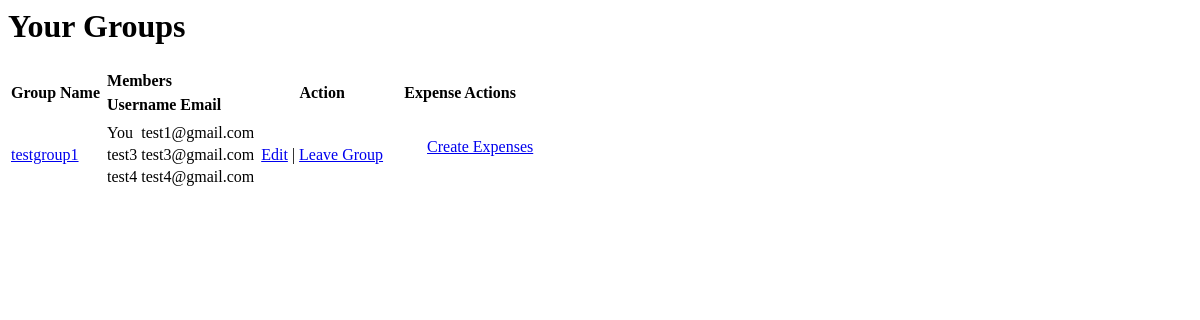
Before: /groups/view_groups (signed in) with the older database file.
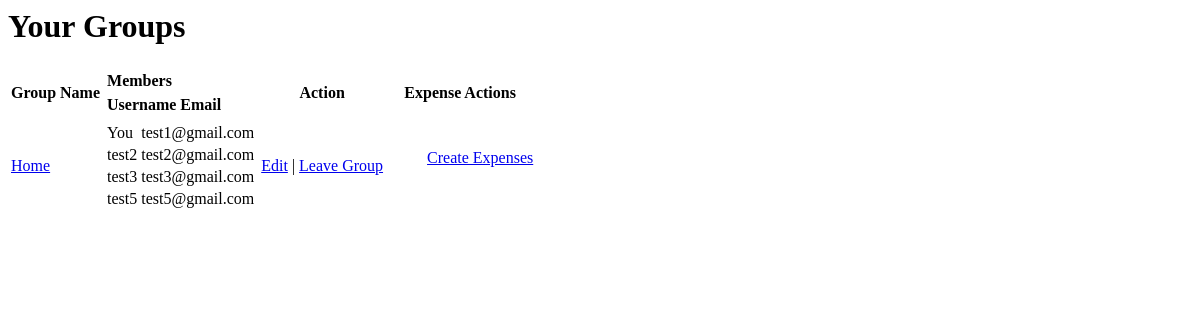
After: the same page with the newer database file.
### Groups/models.py (models this page shows)
class Group(models.Model):
    group_name = models.CharField(max_length=50)
    members = models.ManyToManyField(User, related_name='group_members', blank=True)
    created_by = models.ForeignKey(User, on_delete=models.CASCADE)

### Authentications/models.py (models this page shows)
class User(AbstractBaseUser):
    username = models.CharField(max_length=50, blank=True)
    email = models.EmailField(unique=True)
    friends = models.ManyToManyField('self', symmetrical=True, blank=True)
    objects = CustomUserManager()
    USERNAME_FIELD = 'email'

### Groups/views.py (the view)
# urls.py: path('view_groups', views.view_groups, name='view_groups'),
@login_required
def view_groups(request):
    context = {}
    groups = request.user.group_members.all()
    context['groups'] = groups
    return render(request, 'view_groups.html', {'groups':groups})

### Groups/templates/view_groups.html (shortened to what this page needs)
<h1>Your Groups</h1>
<table>
    <tr>
        <th>Group Name</th>
        <th>
            <table>
                <tr>
                    <th>Members</th>
                </tr>
            </table>
            <table>
                <tr>
                    <th>Username</th>
                    <th>Email</th>
                </tr>
            </table>
        </th>
        <th>Action</th>
        <th>Expense Actions</th>
    </tr>
{% for group in groups %}
<tr>
    <td><a href="{% url 'view_group_expenses' group_id=group.id %}">{{group.group_name}}</a></td>
    <td>
        <table>
            {% for member in group.members.all %}
            <tr>
                <td>{% if member.id == request.user.id %}You{% else %}{{member.username}}{% endif %}</td>
                <td>{{member.email}}</td>
            </tr>
            {% endfor %}
        </table>
    </td>
    <td><a href="{% url 'edit_group' id=group.id %}">Edit</a>{% if request.user == group.created_by %} | <a href='{% url 'delete_group' group.id %}' >Delete</a> {% else %} | <a href='{% url 'leave_group' group.id %}' >Leave Group</a> {% endif %}</td>
    <td><ul><a href="{% url 'create_expense' id=group.id %}">Create Expenses</a></ul></td>
</tr>
{% empty %}
<h1>You have no groups</h1>
{% endfor %}
</table>

Changed rows visible on the page:
changed Group: loses User (username "test4", email "test4@gmail.com"); gains User (username "test2", email "test2@gmail.com"); group_name "testgroup1" → "Home"
added User: username "test5", email "test5@gmail.com"
